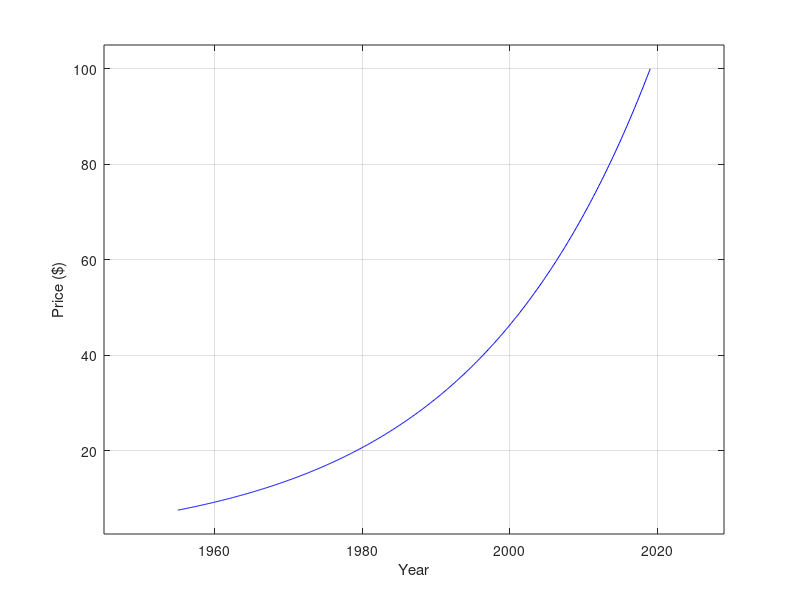

Recreate this plot in MATLAB.
clear all;
clc;


p0 = 7.50;
pf = 100;
t0 = 1955;
tf = 2019;

t = [1955:0.1:2019];
td = log2(pf/p0)/(tf-t0);
p = p0*2.^(td.*(t-t0));


%% Printing Image%%
width = 5;     % Width in inches
height = 3;    % Height in inches
alw = 0.75;    % AxesLineWidth
fsz = 14;      % Fontsize
lw = 1.5;      % LineWidth
msz = 8;       % MarkerSize

xmin = min(t);
xmax = max(t);
xbuffer = 10;

ymin = min(p);
ymax = max(p);
ybuffer = 5;

figure(1);
pos = get(gcf, 'Position');
ax = axes;
set(gcf, 'Position', [pos(1) pos(2) width*100, height*100]); %<- Set size
set(gca,'Fontname','CMU bright','Fontsize',fsz);
plot(t,p,'-b');
ylabel('Price ($)');
xlabel('Year');
%title('Maori Population vs Date');
grid on;
xlim([(xmin - xbuffer) (xmax + xbuffer)]);
ylim([(ymin-ybuffer) (ymax+ybuffer)]);
print(gcf,'disney_price.png','-dpng','-r300');